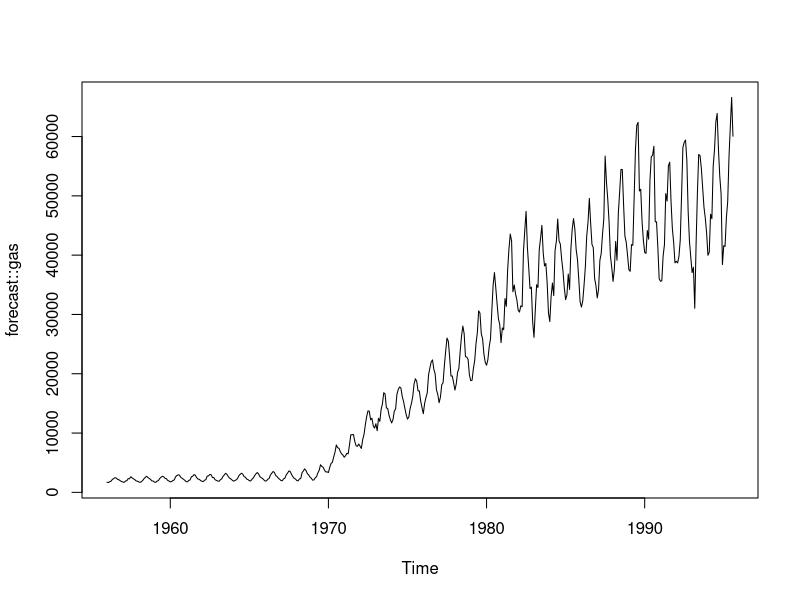
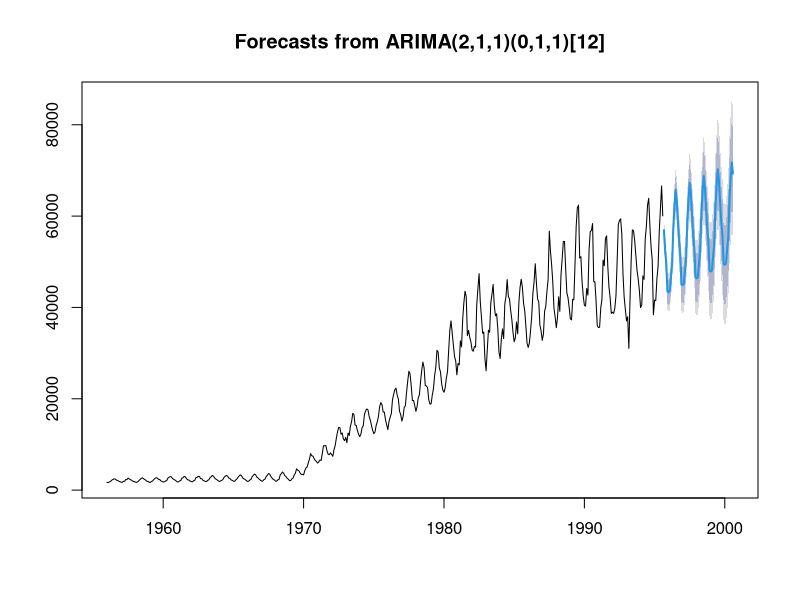

These figures' R source, in order:
#install.packages('tidyverse')
#install.packages('forecast')

library('tidyverse')
library('forecast')

forecast::gas
forecast::gold
forecast::taylor
forecast::wineind
forecast::woolyrnq

plot(forecast::gas)

gas_fit_1 <- auto.arima(forecast::gas)
gas_forecast_1 <- forecast(gas_fit_1, h = 60)

plot(gas_forecast_1)
